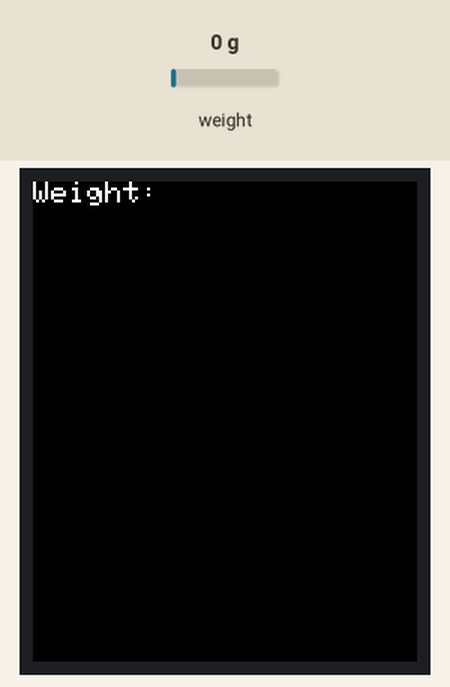
Simulated run of this sketch. Board: ESP32. Shown: 128×160 colour display. The test bench sets the inputs (shaded band); at power-on: weight on the scale 0 g.

Above: at 1.2 s.
At 2.3 s:
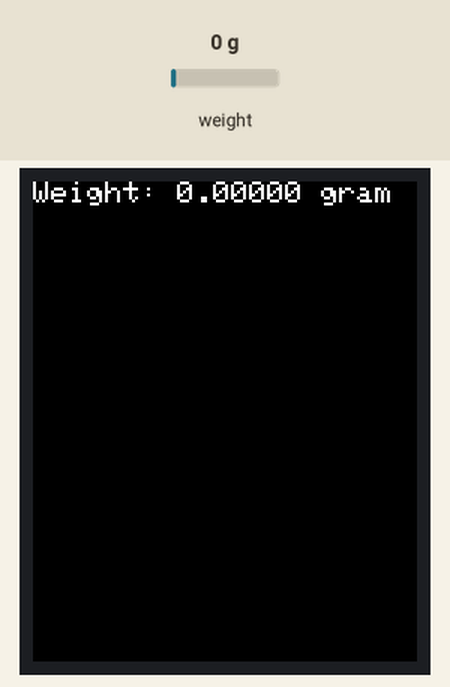
2.4 s: weight on the scale set to 100 g
At 4.8 s:
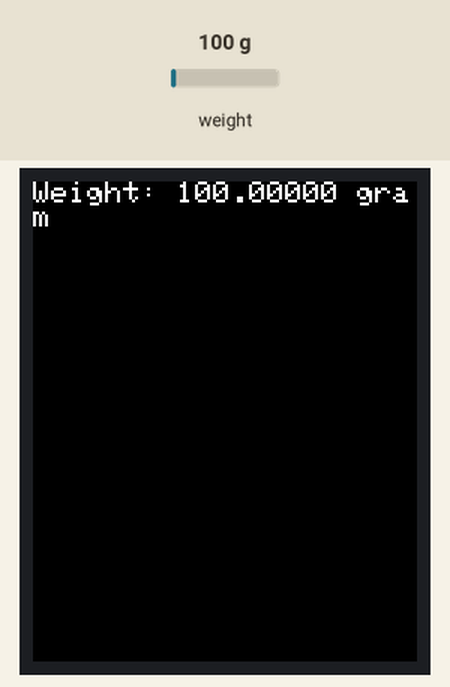
8.2 s: weight on the scale set to 1250 g
At 9.0 s:
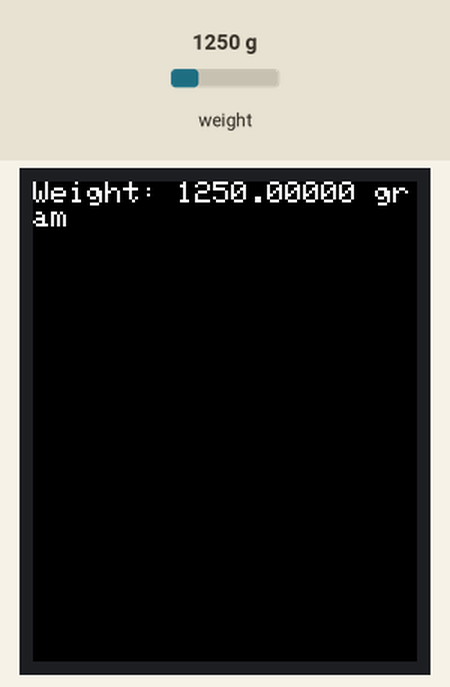
10.8 s: weight on the scale set to 2500 g
At 12.8 s:
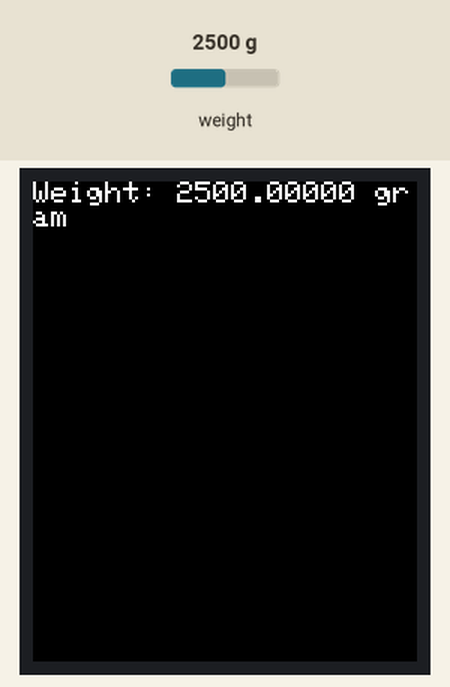
Timing chart, 0 to 14.3 s (numbered marks = the images above; inputs shaded):
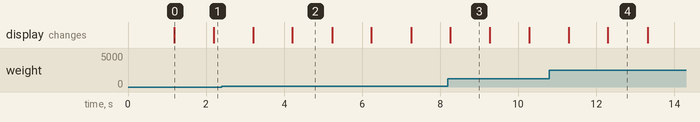

Measured:
- after the input at 2.4 s, the display: first differs from a run without the input after 1.8 s (image 2)
- after the input at 8.2 s, the display: changes after 0.06 s (image 3)
- after the input at 10.8 s, the display: first differs from a run without the input after 1.5 s (image 4)
- what the display in image 0 shows lasts 1.0 s, from 1.2 s to 2.2 s

The sketch:

project3.ino
```cpp
// Include libraries for the HX711 load cell amplifier and the Adafruit ST7735 Display
#include <Arduino.h>
#include "HX711.h"

// Include libraries for handling graphics on an Adafruit ST7735 TFT display.
#include <Adafruit_GFX.h>     // Core graphics library
#include <Adafruit_ST7735.h>  // Hardware-specific library for ST7735
#include <SPI.h>              // Arduino SPI library

// Pins for the TFT display (CS, RST, DC) are defined for communication setup.
#define TFT_CS 5
#define TFT_RST 27
#define TFT_DC 32

// HX711 circuit wiring
const int LOADCELL_DOUT_PIN = 17;
const int LOADCELL_SCK_PIN = 16;

HX711 scale;
Adafruit_ST7735 tft = Adafruit_ST7735(TFT_CS, TFT_DC, TFT_RST);

void setup() {
  Serial.begin(115200);
  // Initializes the display with specific settings.
  tft.initR(INITR_BLACKTAB);
  // Clears the display by filling it with black.
  tft.fillScreen(ST7735_BLACK);
  // Sets the text color to white.
  tft.setTextColor(ST7735_WHITE);
  // Sets the text size.
  tft.setTextSize(1);
  // Positions the cursor at the top-left corner of the display.
  tft.setCursor(0, 0);
  // Sets up the serial communication

  scale.begin(LOADCELL_DOUT_PIN, LOADCELL_SCK_PIN);
  scale.set_scale(1174.468);  // this value is obtained by calibrating the scale with known weights; see the README for details
  scale.tare();               // reset the scale to 0
}

void loop() {
  // Clears the TFT display
  tft.fillScreen(ST7735_BLACK);
  // resets the cursor position.
  tft.setCursor(0, 0);

  tft.print("Weight: ");
  // Read the current weight from the HX711 scale
  tft.print(scale.get_units(10), 5);
  tft.println(" gram");

  delay(1000);
}
```
